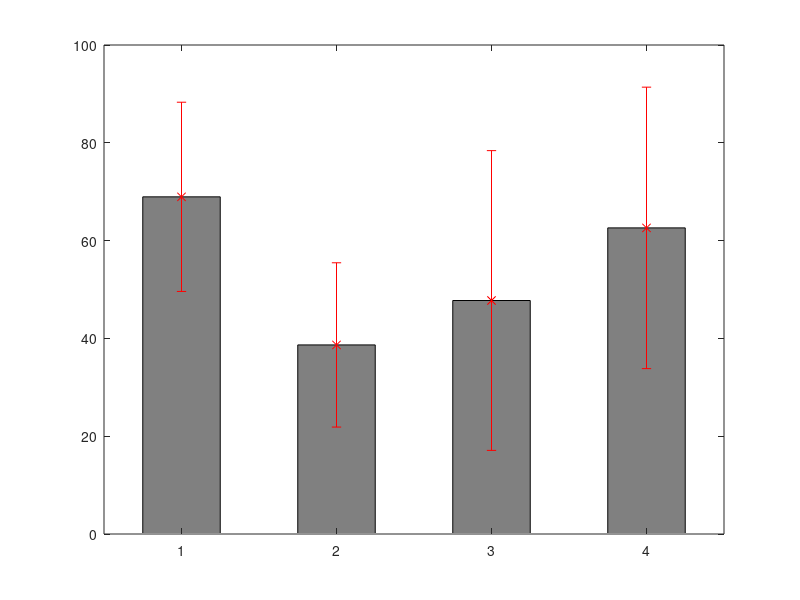

The MATLAB script that drew this image: (Note: this script raises an error after producing the figure.)
home = [88.3; 49.6];
ac = [69.3; 35.3; 11.4];
odor = [30.2; 37.6; 120];
no = [17.1; 78.4];
meanhome = mean(home);
meanac = mean(ac);
meanodor = mean(odor);
meanno = mean(no);
means = [meanhome; meanac; meanno; meanodor];
errhome = std(home)/sqrt(2);
errac = std(ac)/sqrt(3);
errno = std(no)/sqrt(2);
errodor = std(odor)/sqrt(3);
err = [errhome; errac; errno; errodor];
figure; bar(means, 'BarWidth', 0.5, 'FaceColor', [0.5 0.5 0.5]);
hold on
errorbar(means,err,'rx')


%%
clear means
clear err

for k = 1:grps
    means(k) = nanmean(bg(:,k));
    err(k) = nanstd(bg(:,k)/sqrt(length(bg(:,k))));
end

%%

fracplus_off = data2(:,4);
fracminus_off = data2(:,6);
fracminus_on = data2(:,12);
fracplus_on = data2(:,10);

x1 = [1;1;1;1;1];
x2 = [2;2;2;2;2];
x3 = [3;3;3;3;3];
x4 = [4;4;4];
x5 = [5;5;5];
x6 = [6;6;6];
x7 = [7;7;7];
x8 = [8;8;8];
x9 = [9;9;9];
x10 = [10;10];
x11 = [11;11];
x12 = [12;12];